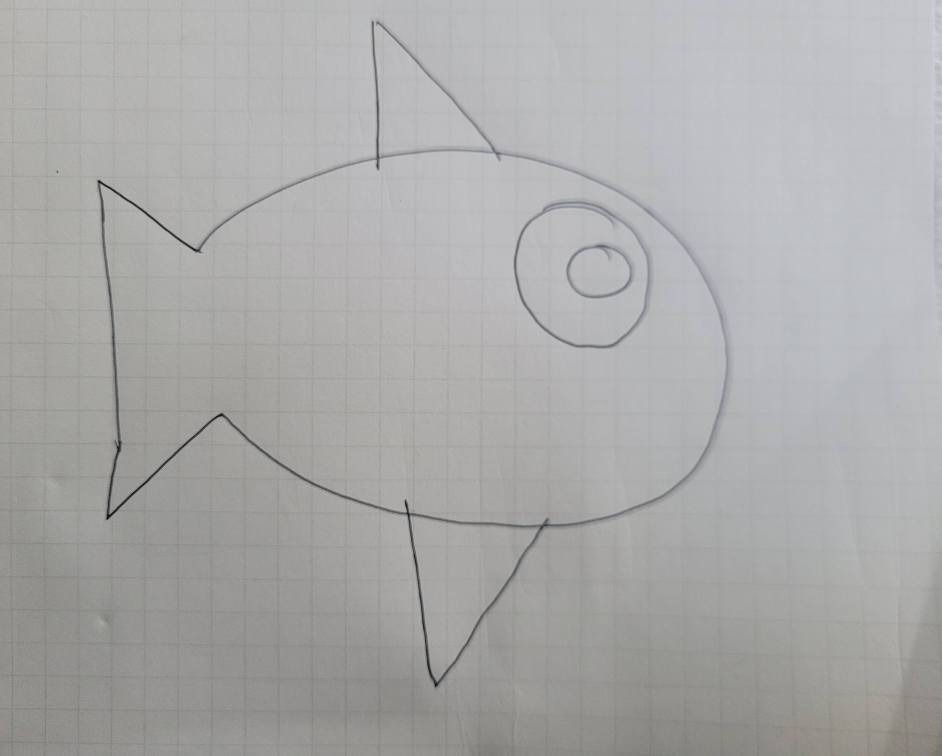
#> input picture backend/fishes/test2.jpg, 3766 x 3024 px (shown at 1/4 size)
$ python testing.py
#> lines starting #> are read from the running program, lines starting #| are printed output that depends on the picture; after the words box and inside, x2 and y2 are one past the last pixel; in counts of white or black regions, pixels touching at a corner belong together
import cv2
import numpy as np

# Open image
image = cv2.imread("./fishes/test2.jpg")
#> image is the input picture: shape (3024, 3766, 3); mean B, G, R 169.8, 170.3, 170.4
gray = cv2.cvtColor(image, cv2.COLOR_BGR2GRAY)
blur = cv2.GaussianBlur(gray, (55, 55), 0)
_, thresh = cv2.threshold(blur, 127, 255, cv2.THRESH_BINARY_INV)
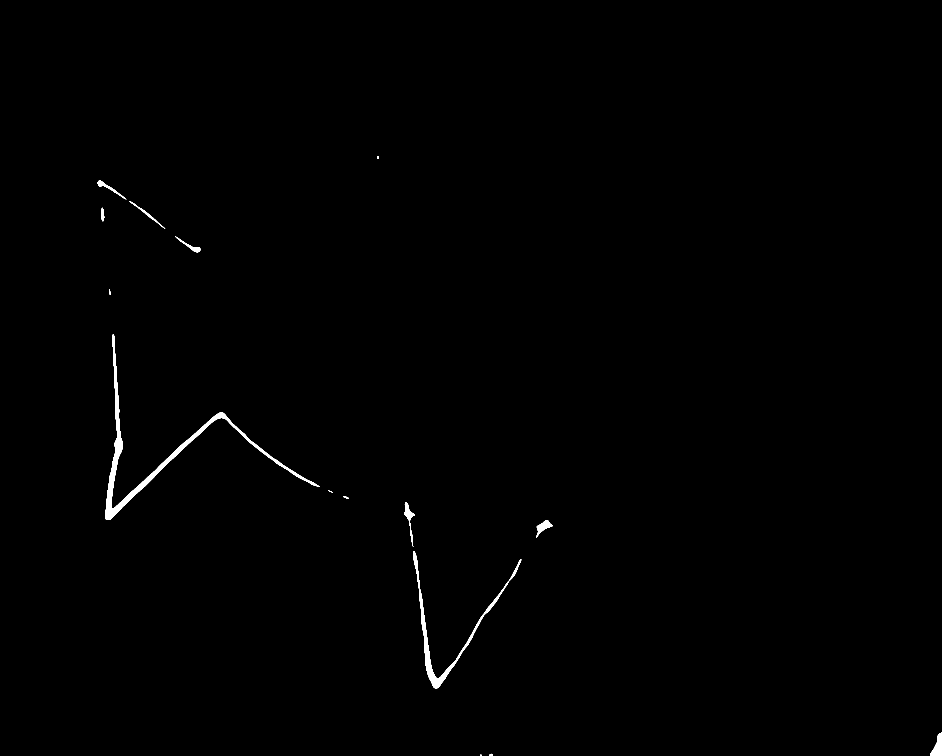
#> thresh: shape (3024, 3766) (shown at 1/4 size); 0.43% white; 15 white regions, largest, box (x1, y1, x2, y2) and area: (420, 1336, 1279, 2080) 26433, (1653, 2204, 2085, 2754) 12791, (3720, 2931, 3766, 3024) 2350
edge = cv2.Canny(blur, 5, 10)
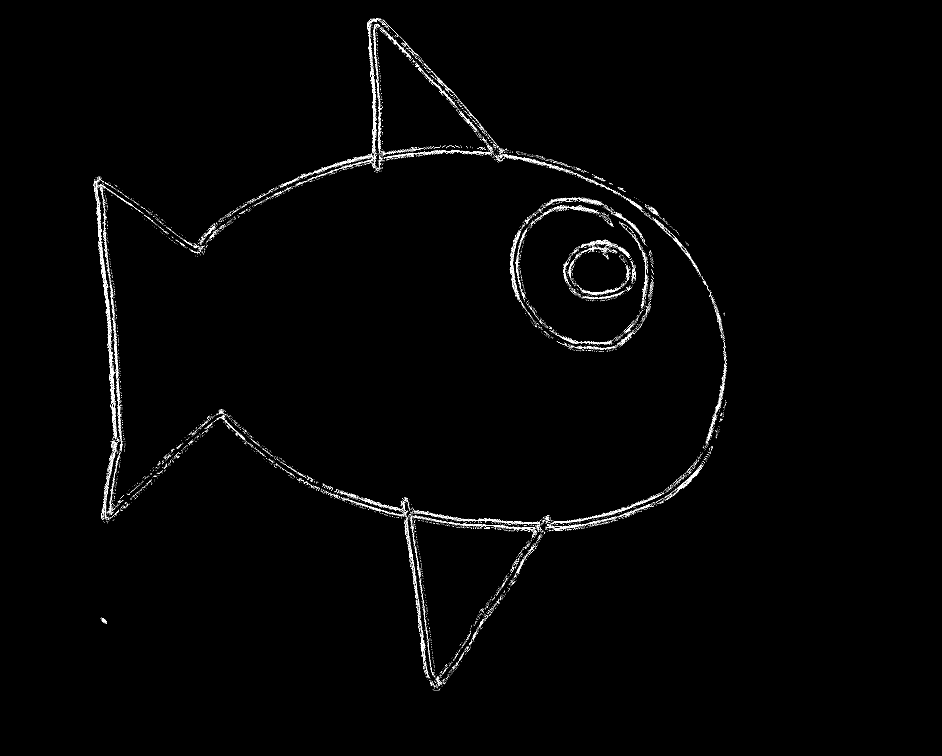
#> edge: shape (3024, 3766) (shown at 1/4 size); 0.53% white in thin lines or dots, all inside (x1, y1, x2, y2) = (373, 72, 2908, 2764)

k = np.ones((13, 13), np.uint8)
dilated = cv2.dilate(edge, k, 1)
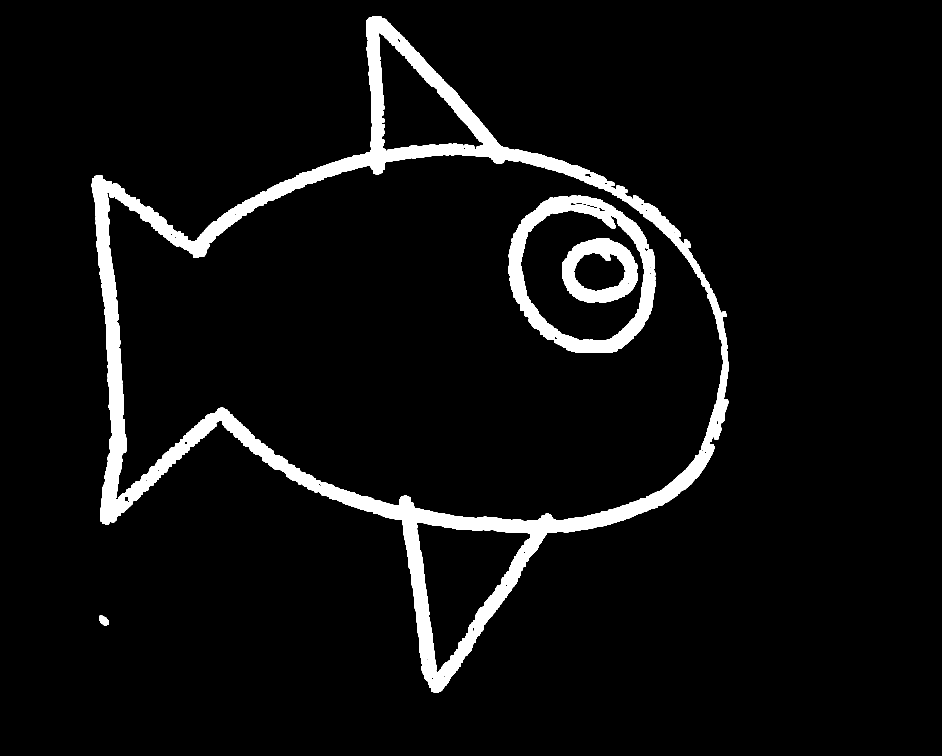
#> dilated: shape (3024, 3766) (shown at 1/4 size); 5.6% white; 4 white regions

# contours, _ = cv2.findContours(thresh, cv2.RETR_TREE, cv2.CHAIN_APPROX_SIMPLE)
contours, hierarchy = cv2.findContours(dilated, cv2.RETR_EXTERNAL, cv2.CHAIN_APPROX_NONE)
#> contours = 2 contours; box (x1, y1, x2, y2) and area: (367, 66, 2914, 2770) 3483466, (396, 2463, 434, 2501) 1008

max = 0
max_index = 0
for index, c in enumerate(contours):
    if(cv2.contourArea(c) > max):
        max_index = index
        max = cv2.contourArea(c)
#> this loop made 2 passes
#> (max_index, max) on passes 1 to 2: (0, 1008), (1, 3483465.5)
#> after the loop, max = 3483465.5; max_index = 1

print(max)
#| 3483465.5

mask = np.zeros_like(image)
# cv2.drawContours(mask, contours, -1, (255, 255, 255), cv2.FILLED)
cv2.fillPoly(mask, pts =[contours[max_index]], color=(255,255,255))
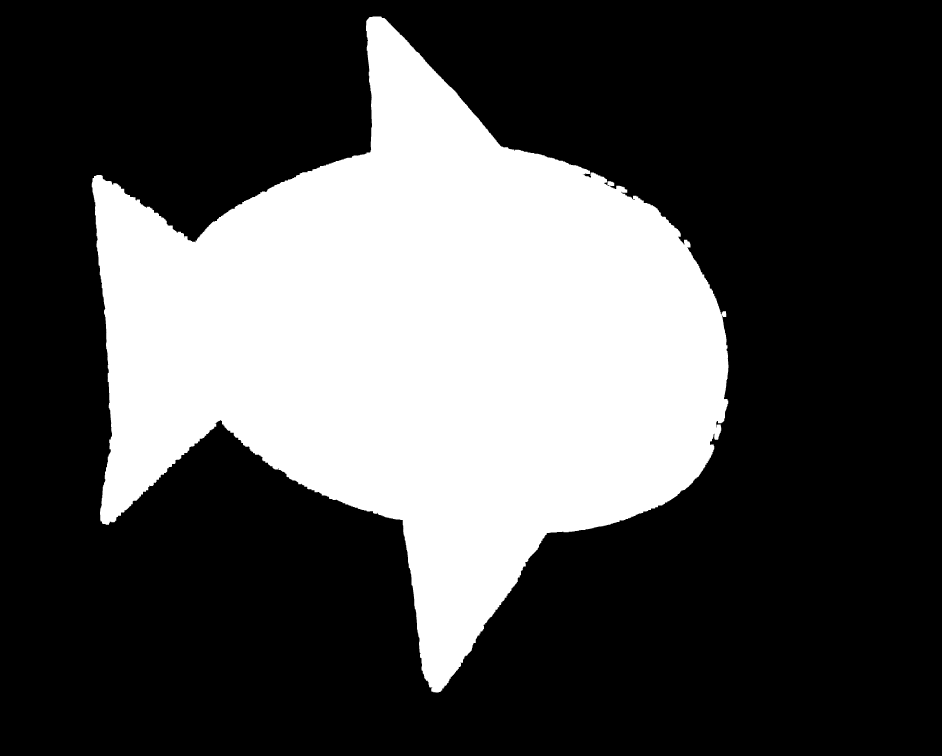
#> mask: shape (3024, 3766, 3) (shown at 1/4 size); 30.6% white; 1 white region, box (x1, y1, x2, y2) and area: (367, 66, 2914, 2770) 3488982

mask_thresh = cv2.cvtColor(mask, cv2.COLOR_BGR2GRAY)
transparent = cv2.cvtColor(image, cv2.COLOR_BGR2BGRA)
transparent[:, :, 3] = mask_thresh

x, y, w, h = cv2.boundingRect(contours[max_index])
#> x = 367; y = 66; w = 2547; h = 2704
cropped_image = transparent[y:y+h, x:x+w]
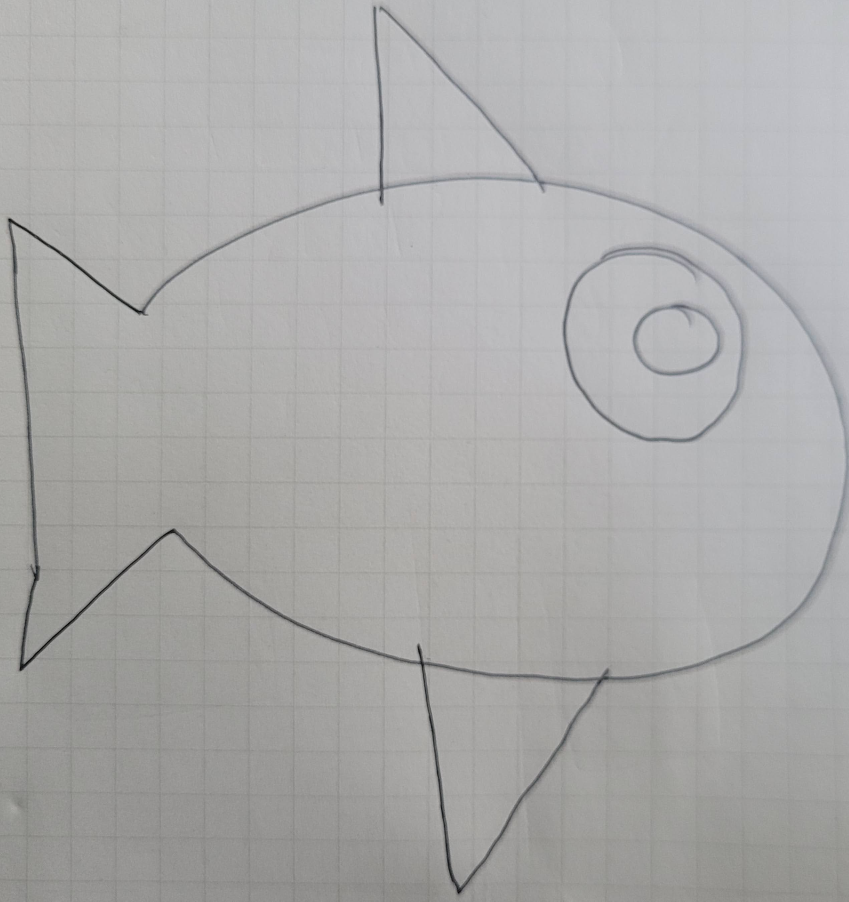
#> cropped_image: shape (2704, 2547, 4) (shown at 1/3 size); mean B, G, R, A 169.8, 170.4, 170.6, 129.2

aspect_ratio = w/h
#> aspect_ratio = 0.942

if(aspect_ratio > 1):
    scaling_interpolation = cv2.INTER_AREA if w > 500 else cv2.INTER_CUBIC
    resize_image = cv2.resize(cropped_image, (500, round(500/aspect_ratio)), interpolation = cv2.INTER_AREA)
else:
    scaling_interpolation = cv2.INTER_AREA if h > 200 else cv2.INTER_CUBIC
#> scaling_interpolation = 3
    resize_image = cv2.resize(cropped_image, (round(250 * aspect_ratio), 250), interpolation = cv2.INTER_AREA)
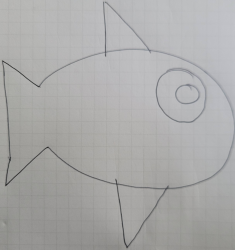
#> resize_image: shape (250, 235, 4); mean B, G, R, A 169.8, 170.4, 170.6, 129.2


# cv2.imshow("image", gray)
# cv2.waitKey(0)
# cv2.destroyAllWindows()

cv2.imwrite("output.png", resize_image)

$ run again, with backend/fishes/test3.jpg copied over backend/fishes/test2.jpg
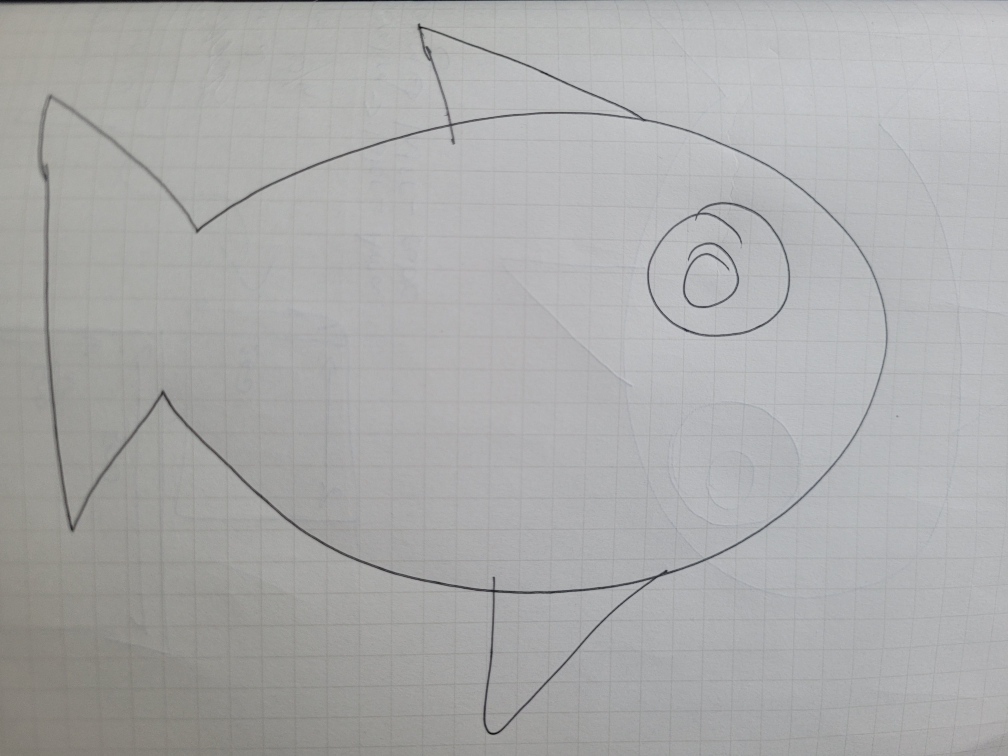
#> input picture backend/fishes/test3.jpg, 4032 x 3024 px (shown at 1/4 size)
#> image is the input picture: shape (3024, 4032, 3); mean B, G, R 171, 171.1, 170.8
#> `_, thresh = cv2.threshold(blur, 127, 255, cv2.THRESH_BINARY_INV)`:
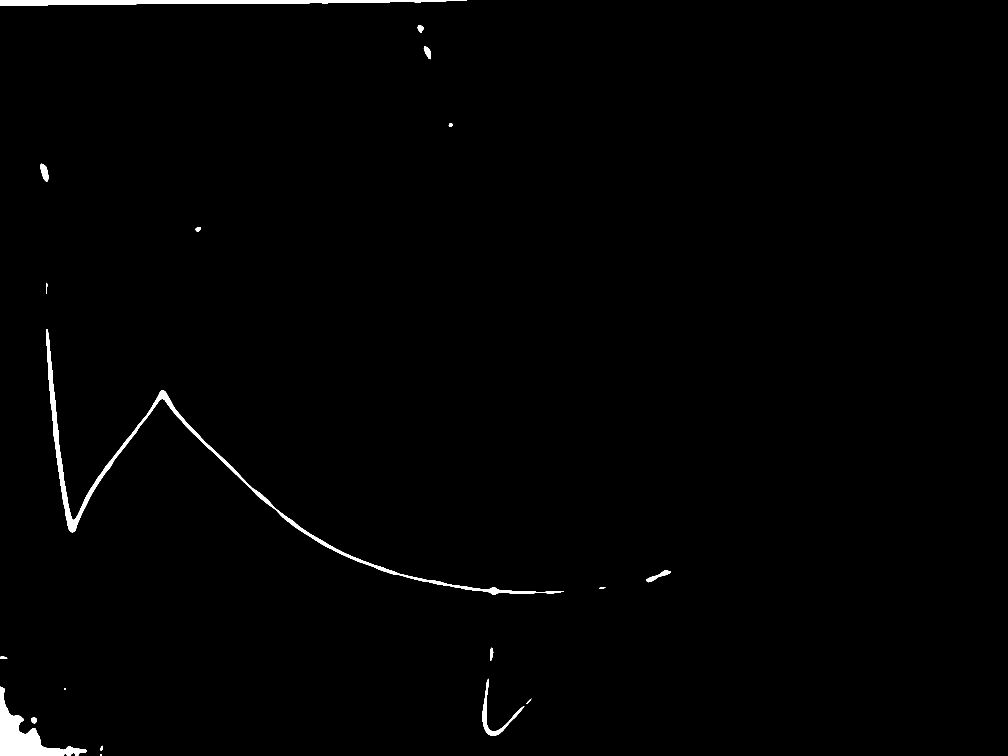
#> thresh: shape (3024, 4032) (shown at 1/4 size); 0.86% white; 19 white regions, largest, box (x1, y1, x2, y2) and area: (186, 1316, 2256, 2380) 40662, (0, 2747, 348, 3024) 28336, (0, 0, 1868, 23) 25912
#> edge: shape (3024, 4032); 0.64% white in thin lines or dots, all inside (x1, y1, x2, y2) = (0, 0, 3564, 2955)
#> dilated: shape (3024, 4032); 7% white; 5 white regions
#> contours = 3 contours; box (x1, y1, x2, y2) and area: (134, 78, 3570, 2961) 5559907, (0, 0, 2319, 41) 60954, (2320, 1, 2366, 22) 752
#> the loop `for index, c in enumerate(contours):` made 3 passes
#> (max_index, max) on pass 1: (0, 5559907)
#> after the loop `for index, c in enumerate(contours):`: max = 5559907; max_index = 0
#| 5559907.0
#> mask: shape (3024, 4032, 3); 45.7% white; 1 white region, box (x1, y1, x2, y2) and area: (134, 78, 3570, 2961) 5566551
#> x = 134; y = 78; w = 3436; h = 2883
#> aspect_ratio = 1.19
#> scaling_interpolation = 3
#> `resize_image = cv2.resize(cropped_image, (500, round(500/aspect_ratio)..`:
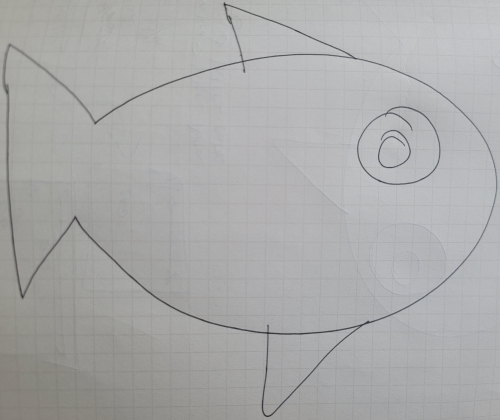
#> resize_image: shape (420, 500, 4); mean B, G, R, A 170.6, 170.7, 170.4, 143.3
